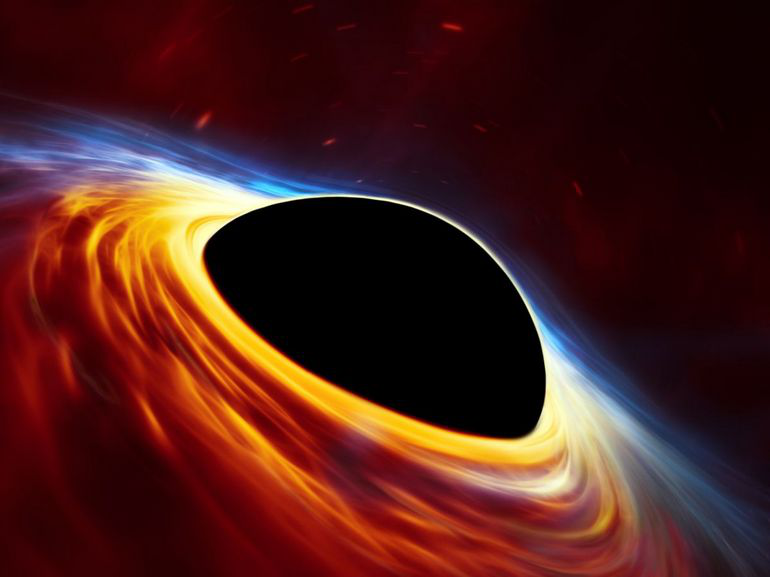
#> input picture random-pixelator/trou_noir.png, 770 x 577 px
$ python random-pixelator.py
#> lines starting #> are read from the running program, lines starting #| are printed output that depends on the picture
#> further down, image is the input picture: PIL image 770x577 RGB; mean R, G, B 75.2, 30.9, 26.3
from PIL import Image
import random

# Ce filtre prend en argument une image PIL et retourne cette image modifée.
# Le filtre pixélise percentage_coverage % de l'image avec des groupes de pixels
# de taille block_size.
# Les blocks pixélisés sont positionnés aléatoirement dans l'image.

def average_block_color(image, start_x, start_y, block_size):
    """Copmutes the average color of a block.
    Args:
        image: PIL object of the image
        start_x, start_y: coordinates of the upper left corner of the block
        block_size: length of the block.
    Returns:
        color: average color of the block
    """
    w, h = image.size
    blocks = list()

    for y in range(block_size):
        if y > 0:
            blocks.append(block)
        block = list()

        for x in range(block_size):
            block.append(image.getpixel((start_x+x-(block_size - w % block_size),\
                        start_y+x-(block_size - h % block_size))))

    color = [[], [], []]
    color_depth = len(blocks[0][0])

    for block in blocks:
        for i in range(block_size):
            for j in range(color_depth):
                color[j].append(block[i][j])

    # average all the r, g and b values
    color = tuple([round(sum(i)/len(i)) for i in color])

    return color

def draw(image, x, y, color, block_size):
    """
    Draw a pixelated square.
    Args:
        image: PIL object of the image
        x, y: upper left coordinates of the block
        color: average color of the block
        block_size: size of the block
    Retuns:
        image: updated image
    """
    w, h = image.size

    for i in range(block_size):
        for j in range(block_size):
            if i + x <= w and j + y <= h:
                image.putpixel((i+x-(block_size - w % block_size), j+y-(block_size\
                        - h % block_size)), color)
    return image

def random_pixelisator(image, block_size, percentage_coverage):
    """
    Main function for the random_pixelisator filter.
    Args:
        image: PIL object of the image
        block_size: size of the pixelated block_size
        percentage_coverage: percentage of the wanted covered areas
    Retuns:
        image: Image processed by the filter.
    """
#> called with block_size = 10, percentage_coverage = 50
    w, h = image.size
#> w = 770; h = 577

    block_size = int(block_size)
    if block_size == 1: block_size = 2
    percentage_coverage = int(percentage_coverage) / 100

    how_many = [int(w / block_size), int(h / block_size)] # how many squares available
#> how_many = [77, 57]
    percentage = 1 / (int(w * h / (block_size ** 2)) + 1) # percentage of the total coverage of a square area
#> percentage = 0.000225

    to_draw = list()

    # make a dictionnary with all the available x,y coordinates for the blocks
    available = {l*block_size:[i*block_size for i in range(how_many[1] + 1)]\
                for l in range(how_many[0] + 1)}

    # for _ in range(number of required blocks)
    for _ in range(round(percentage_coverage / percentage)):
        while True:
            x = random.randint(0, how_many[0]) * block_size
            y = random.choice(available[x])

            if y:
                available[x].remove(y)
                to_draw.append((x, y))
                break

    for x, y in to_draw:
        # pick the average color of the block
        color = average_block_color(image, x, y, block_size)
        # update the image
        image = draw(image, x, y, color, block_size)
#> this loop made 2222 passes
#> color on passes 1 to 3: (209, 170, 148), (36, 0, 4), (0, 0, 0)
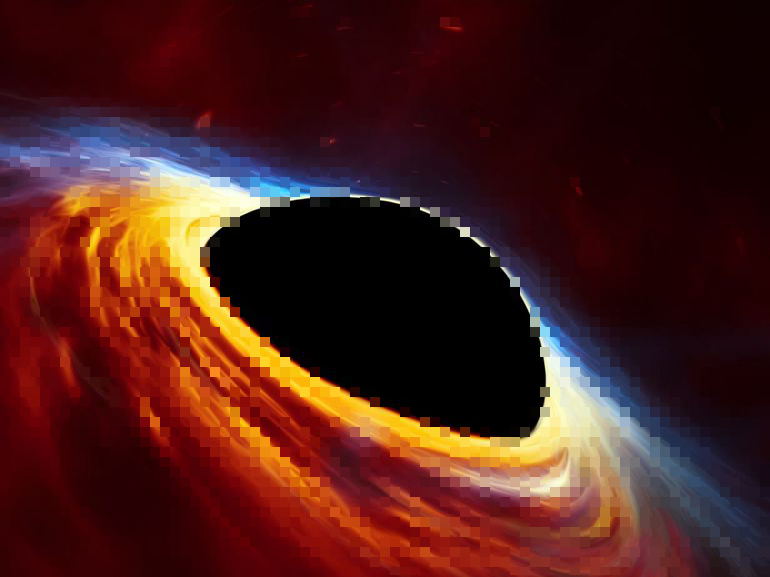
#> image: PIL image 770x577 RGB; mean R, G, B 75.2, 30.9, 26.3

    return image

# Test
if __name__ == "__main__":
    image = Image.open("trou_noir.png")
    image = random_pixelisator(image, 10, 50)
    image.save("test.png", "PNG")
